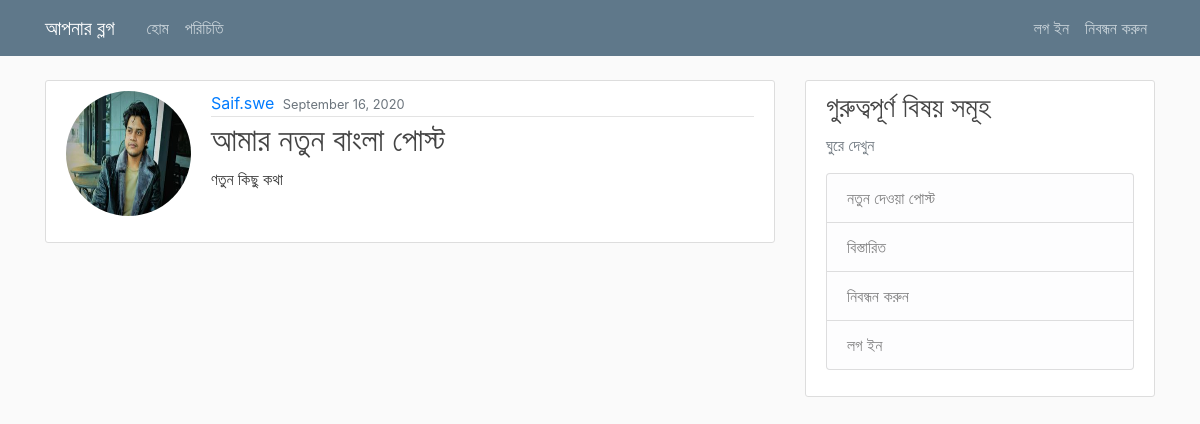
The page /post/35/ on the database its author committed.
### blog/models.py (models this page shows, shortened)
class post(models.Model):
    title = models.CharField(max_length=100)
    content = models.TextField()
    date_posted = models.DateTimeField(default = timezone.now)
    author = models.ForeignKey(User, on_delete = models.CASCADE)

### users/models.py (models this page shows, shortened)
class Profile(models.Model):
    user = models.OneToOneField(User, on_delete=models.CASCADE)
    image = models.ImageField(default='default.jpg', upload_to = 'profile_pics')

### blog/views.py (the view)
# urls.py: path('post/<int:pk>/', PostDetailView.as_view(), name = 'post-detail'),
class PostDetailView(DetailView):
    model = post

### blog/templates/blog/post_detail.html (shortened to what this page needs)
{% extends "blog/base.html" %}
{% block content %}
    <article class="media content-section">
      <img class="rounded-circle account-img" src="{{ object.author.profile.image.url }}" alt="">
    <div class="media-body">
      <div class="article-metadata">
        <a class="mr-1" href="{% url 'user-posts' object.author.username %}">{{ object.author }}</a>
        <small class="text-muted">{{ object.date_posted|date:"F d, Y" }}</small>
      </div>
        <h2 class="article-title">{{ object.title }}</h2>
        <p class="article-content">{{ object.content }}</p>
      </div>
    </article>
  {% endblock content %}

### blog/static/blog/main.css (style rules this page uses)
body { background: #fafafa; color: #333333; margin-top: 5rem; }
h1, h2, h3, h4, h5, h6 { color: #444444; }
.content-section { background: #ffffff; padding: 10px 20px; border: 1px solid #dddddd; border-radius: 3px; margin-bottom: 20px; }
.article-title { color: #444444; }
.article-content { white-space: pre-line; }
.article-metadata { padding-bottom: 1px; margin-bottom: 4px; border-bottom: 1px solid #e3e3e3 }
.account-img { height: 125px; width: 125px; margin-right: 20px; margin-bottom: 16px; }

### rows shown on the page
post: author.profile.image (picture), author "Saif.swe", date_posted "September 16, 2020", title "আমার নতুন বাংলা পোস্ট", content "ণতুন কিছু কথা"
